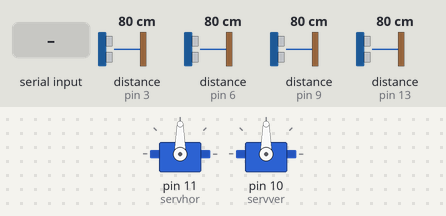
This sketch was run on a simulated Arduino Uno, built with avr-gcc and run on an emulated ATmega328P. Parts: 2 × servo. The test bench sets the inputs (shaded band); at power-on: distance to the obstacle (sensors on pin 3, pin 6, pin 9, pin 13) 80 cm. The echo pulse lasts 58.3 µs per cm; what the sketch prints to the serial monitor is not drawn.

Above: at 1.2 s.
1.3 s: "1" received over Serial
3.4 s: distance to the obstacle (sensor on pin 3) set to 22 cm
4.9 s: distance to the obstacle (sensor on pin 3) set to 18 cm
At 5.7 s:
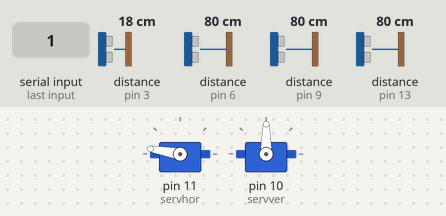
6.4 s: distance to the obstacle (sensor on pin 6) set to 22 cm
9.4 s: distance to the obstacle (sensor on pin 6) set to 17 cm
At 10.6 s:
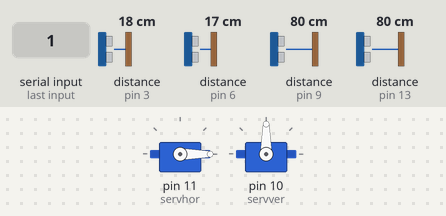
10.9 s: distance to the obstacle (sensor on pin 9) set to 21 cm
12.7 s: distance to the obstacle (sensor on pin 9) set to 18 cm
At 13.9 s:
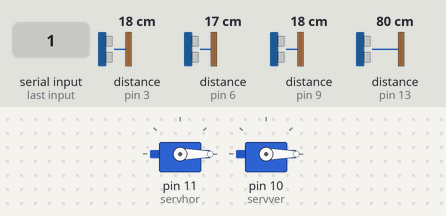
Timing chart, 0 to 15.2 s (numbered marks = the images above; inputs shaded):
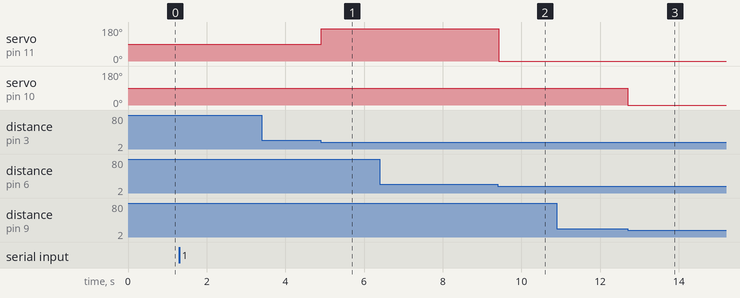

Measured:
- the behaviour switches between 20 and 19 cm on distance to the obstacle (sensor on pin 3) (found by bisection; images 0 and 1)
- the behaviour switches between 20 and 19 cm on distance to the obstacle (sensor on pin 6) (found by bisection; images 1 and 2)
- the behaviour switches between 20 and 19 cm on distance to the obstacle (sensor on pin 9) (found by bisection; images 2 and 3)
- after the input at 1.3 s, every drawn part: stays the same
- after the input at 3.4 s, every drawn part: stays the same
- after the input at 4.9 s, servo on pin 11 (servhor): 90° → 170° at once
- after the input at 6.4 s, every drawn part: stays the same
- after the input at 9.4 s, servo on pin 11 (servhor): 170° → 0° at once
- after the input at 10.9 s, every drawn part: stays the same
- after the input at 12.7 s, servo on pin 10 (servver): 90° → 0° at once

The sketch:

iris_final.ino
```cpp
//ANIMATRONIC EYES

//ARDUINO

#include <Servo.h>

Servo servhor;//create servo object to control a servo
Servo servver;
int trigPin1 = 5;
int echoPin1 = 6;
int trigPin2 = 2;
int echoPin2 = 3;
int trigPin3 = 8;
int echoPin3 = 9;
int trigPin4 = 12;
int echoPin4 = 13;
String inp;
String pos;

void setup()
{
  servhor.attach(11);//attachs the servo on pin 9 to servo object
  servver.attach(10);
  servhor.write(90);
  servver.write(90);
  pinMode(trigPin1, OUTPUT);
  pinMode(echoPin1, INPUT);
  pinMode(trigPin2, OUTPUT);
  pinMode(echoPin2, INPUT);
  pinMode(trigPin3, OUTPUT);
  pinMode(echoPin3, INPUT);
  pinMode(trigPin4, OUTPUT);
  pinMode(echoPin4, INPUT);
  Serial.begin(9600);

}

void loop()
{
  if (Serial.available())

  {


    digitalWrite(trigPin1, LOW);
    digitalWrite(trigPin2, LOW);
    digitalWrite(trigPin3, LOW);
    digitalWrite(trigPin4, LOW);
    long duration1, distance1, duration2, distance2,duration3,distance3,duration4,distance4;
    digitalWrite(trigPin1, HIGH);
    delayMicroseconds(100);
    digitalWrite(trigPin1, LOW);
    duration1 = pulseIn(echoPin1, HIGH);
    distance1 = (duration1 / 2) / 29.1;
    digitalWrite(trigPin2, HIGH);
    delayMicroseconds(100);
    digitalWrite(trigPin2, LOW);
    duration2 = pulseIn(echoPin2, HIGH);
    distance2 = (duration2 / 2) / 29.1;
    digitalWrite(trigPin3, HIGH);
    delayMicroseconds(100);
    digitalWrite(trigPin3, LOW);
    duration3 = pulseIn(echoPin3, HIGH);
    distance3 = (duration3 / 2) / 29.1;
    digitalWrite(trigPin4, HIGH);
    delayMicroseconds(100);
    digitalWrite(trigPin4, LOW);
    duration4 = pulseIn(echoPin4, HIGH);
    distance4 = (duration4 / 2) / 29.1;


    if ((distance1 < 20))
    {
      servhor.write(0);
      Serial.print("Left  ");

    }
    else if (distance2 < 20)
    {
      servhor.write(170);
      Serial.print("Right ");

    }
    else if ((distance2 > 20) && (distance1 > 20))
    {
      servhor.write(90);
      Serial.print("Center");

    }

    if ((distance3 < 20))
    {
      servver.write(0);
      Serial.print("Up    ");

    }
    else if (distance4 < 20)
    {
      servver.write(170);
      Serial.print("Down  ");

    }
    else if ((distance3 > 20) && (distance4 > 20))
    {
      servver.write(90);
      Serial.print("Center");

    }
  }
}


/*
PYTHON

import serial
from time import sleep

arduino = serial.Serial('/dev/ttyACM0', 9600) # object creation
sleep(1.55)
while True:
arduino.write(b" ")
# write position to serial port
horpos = str(arduino.read(6))
# read serial port for arduino echo
verpos = str(arduino.read(6))
print(horpos,",",verpos) # print arduino echo to console
*/
```
